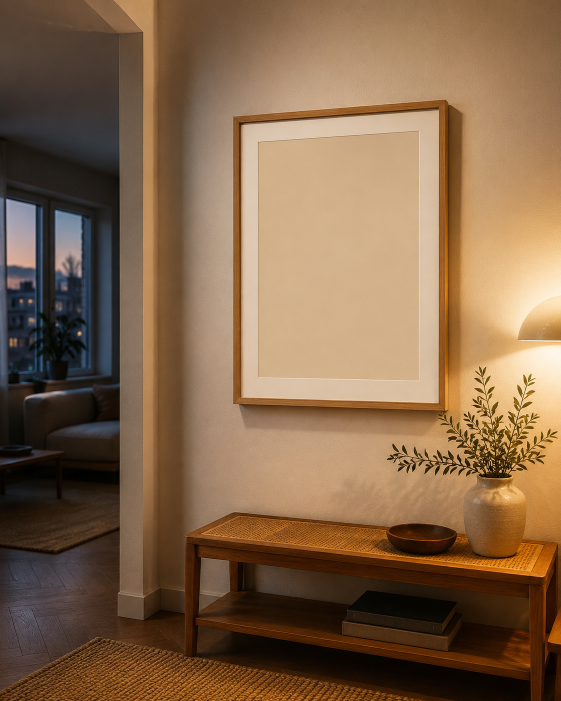
#> input picture workspace/3.png, 1122 x 1402 px (shown at 1/2 size)
$ python pure_auto_edgefinder.py
#> lines starting #> are read from the running program, lines starting #| are printed output that depends on the picture; after the words box and inside, x2 and y2 are one past the last pixel; in counts of white or black regions, pixels touching at a corner belong together
import json
import os
import cv2
import numpy as np


def sort_corners(points):
    """מיון 4 פינות בסדר קבוע: TL, TR, BR, BL"""
    points = points.reshape(4, 2)
    sorted_pts = np.zeros((4, 2), dtype="int32")

    s = points.sum(axis=1)
    sorted_pts[0] = points[np.argmin(s)]  # Top-Left
    sorted_pts[2] = points[np.argmax(s)]  # Bottom-Right

    diff = np.diff(points, axis=1)
    sorted_pts[1] = points[np.argmin(diff)]  # Top-Right
    sorted_pts[3] = points[np.argmax(diff)]  # Bottom-Left

    return sorted_pts


def find_all_mockup_layers(image_path, output_json_path="corners.json"):
    # 1. טעינת התמונה המקורית
#> called with image_path = 'workspace/3.png', output_json_path = 'corners.json'
    img = cv2.imread(image_path)
#> img is the input picture: shape (1402, 1122, 3); mean B, G, R 73.2, 101.3, 130.8
    if img is None:
        print(f"שגיאה: לא ניתן לפתוח את הקובץ {image_path}")
        return

    h, w, _ = img.shape
    img_area = w * h

    # 2. עיבוד תמונה בסיסי לחילוץ קווים גיאומטריים חדים
    gray = cv2.cvtColor(img, cv2.COLOR_BGR2GRAY)
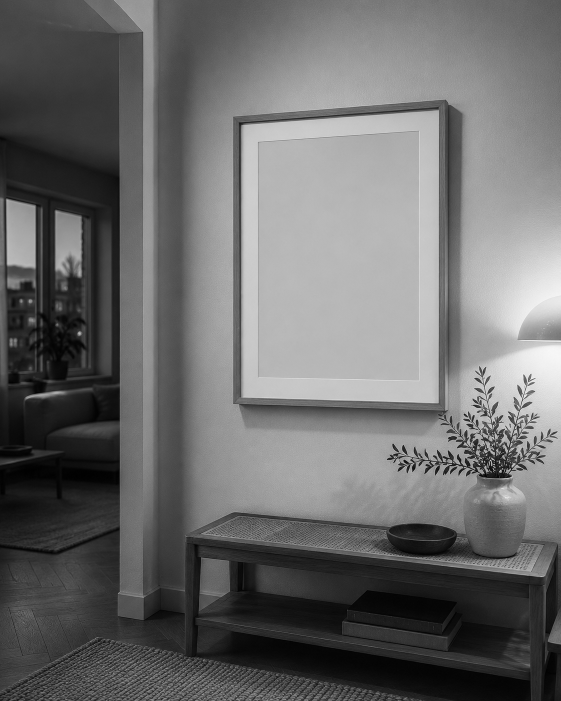
#> gray: shape (1402, 1122) (shown at 1/2 size); min 0, max 255, mean 106.9
    blurred = cv2.GaussianBlur(gray, (5, 5), 0)
    edged = cv2.Canny(blurred, 50, 150)
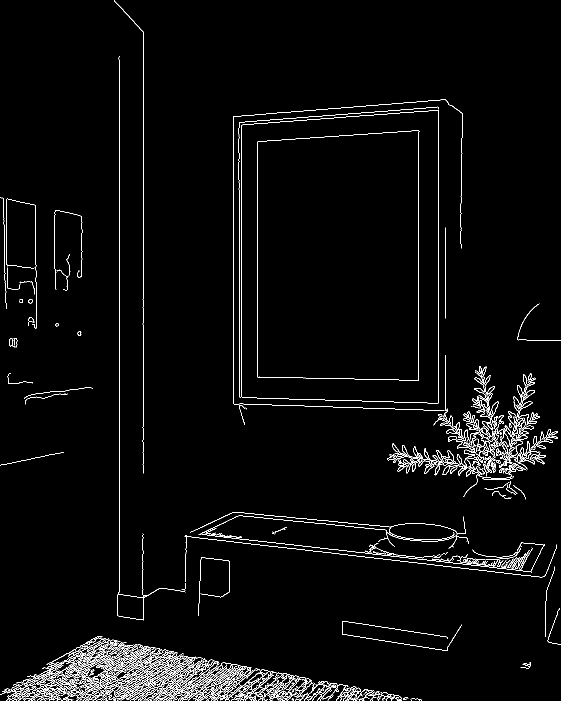
#> edged: shape (1402, 1122) (shown at 1/2 size); 2.8% white in thin lines or dots

    kernel = cv2.getStructuringElement(cv2.MORPH_RECT, (3, 3))
    dilated = cv2.dilate(edged, kernel, iterations=1)
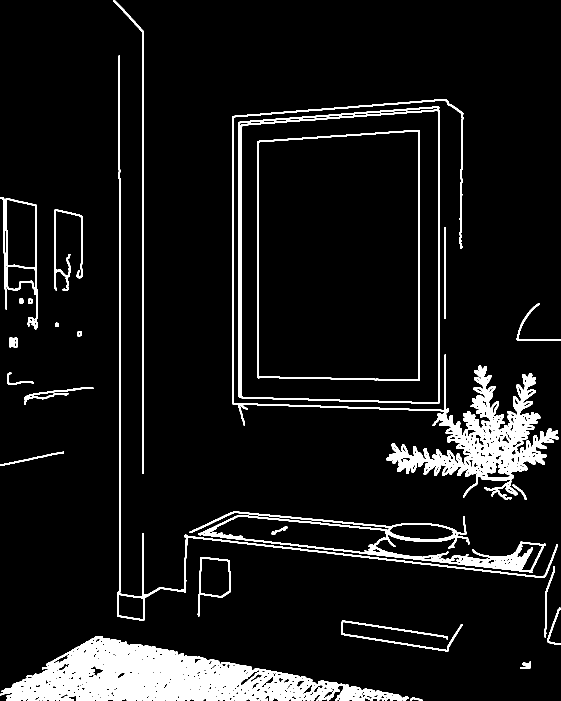
#> dilated: shape (1402, 1122) (shown at 1/2 size); 8.3% white; 31 white regions

    # 3. מציאת קווי מתאר ומציאת מרובעים בלבד
    contours, _ = cv2.findContours(
        dilated, cv2.RETR_LIST, cv2.CHAIN_APPROX_SIMPLE
    )
#> contours = 1129 contours, 914 with area under 20; largest, box (x1, y1, x2, y2) and area: (476, 212, 879, 808) 230067, (483, 221, 877, 806) 221522, (514, 260, 840, 762) 157921, (516, 262, 837, 760) 154616, (0, 1272, 818, 1402) 53810

    valid_rectangles = []
    for c in contours:
        peri = cv2.arcLength(c, True)
        approx = cv2.approxPolyDP(c, 0.02 * peri, True)

        if len(approx) == 4:
            area = cv2.contourArea(approx)
            # סינון לפי גודל יחסי במוקאפ
            if (img_area * 0.04) < area < (img_area * 0.90):
                x, y, box_w, box_h = cv2.boundingRect(approx)
                aspect_ratio = float(box_w) / box_h
                if 0.2 < aspect_ratio < 5.0:
                    valid_rectangles.append((area, approx))
#> this loop made 1129 passes
#> (peri, approx) on passes 1, 3, 4, 5, 6, 8, 10: (5.66, [[638, 1399], [639, 1398], [640, 1399], [639, 1400]]), (5.66, [[622, 1398], [623, 1397], [624, 1398], [623, 1399]]), (5.66, [[616, 1397], [617, 1396], [618, 1397], [617, 1398]]), (5.66, [[484, 1397], [485, 1396], [486, 1397], [485, 1398]]), (5.66, [[262, 1397], [263, 1396], [264, 1397], [263, 1398]]), (5.66, [[185, 1397], [186, 1396], [187, 1397], [186, 1398]]), (5.66, [[798, 1396], [799, 1395], [800, 1396], [799, 1397]])
#> after the loop, valid_rectangles = [(153607, [[835, 262], [836, 758], [517, 752], [516, 285]]), (157788, [[838, 260], [514, 282], [514, 755], [838, 761]]), (219648, [[874, 221], [876, 803], [484, 793], [483, 253]]), (228729.5, [[876, 212], [477, 244], [478, 795], [878, 806]])]

    if not valid_rectangles:
        print("[-] לא זוהו מרובעים גיאומטריים במוקאפ זה.")
        return

    # מיון המרובעים מהגדול ביותר (השכבה החיצונית) לקטן ביותר (השכבה הפנימית)
    valid_rectangles.sort(key=lambda x: x[0], reverse=True)

    # סינון מרובעים כפולים או כמעט זהים (הפרש של פחות מ-1.5% מהשטח)
    unique_layers = []
    for r in valid_rectangles:
        if not unique_layers or abs(r[0] - unique_layers[-1][0]) > (
            img_area * 0.015
        ):
            unique_layers.append(r)
#> this loop made 4 passes
#> r on passes 1 to 4: (228729.5, [[876, 212], [477, 244], [478, 795], [878, 806]]), (219648, [[874, 221], [876, 803], [484, 793], [483, 253]]), (157788, [[838, 260], [514, 282], [514, 755], [838, 761]]), (153607, [[835, 262], [836, 758], [517, 752], [516, 285]])
#> after the loop, unique_layers = [(228729.5, [[876, 212], [477, 244], [478, 795], [878, 806]]), (157788, [[838, 260], [514, 282], [514, 755], [838, 761]])]

    total_layers = len(unique_layers)
#> total_layers = 2
    print(f"[+] זוהו {total_layers} שכבות מרובעות פוטנציאליות במוקאפ.")
#| [+] זוהו 2 שכבות מרובעות פוטנציאליות במוקאפ.

    # פלטת צבעים קבועה לציור כל השכבות בו-זמנית (בסדר: ירוק, כחול, צהוב, סגול, אקווה)
    colors = [
        (0, 255, 0),
        (255, 0, 0),
        (0, 255, 255),
        (255, 0, 255),
        (255, 255, 0),
    ]
    current_idx = 0

    MAX_SCREEN_HEIGHT = 800

    # לולאת הממשק להחלפת שכבות
    while True:
        # יוצרים עותק נקי של התמונה המקורית בכל סיבוב
        img_res = img.copy()

        # א. ציור *כל* השכבות שנמצאו ברקע בצבעים שונים כדי שהמשתמש יראה אותן
        for i, layer in enumerate(unique_layers):
            color = colors[i % len(colors)]
            # עובי דק לשכבות הרקע
            cv2.drawContours(img_res, [layer[1]], -1, color, 2)
#> this loop made 2 passes
#> (layer, color) on passes 1 to 2: ((228729.5, [[876, 212], [477, 244], [478, 795], [878, 806]]), (0, 255, 0)), ((157788, [[838, 260], [514, 282], [514, 755], [838, 761]]), (255, 0, 0))
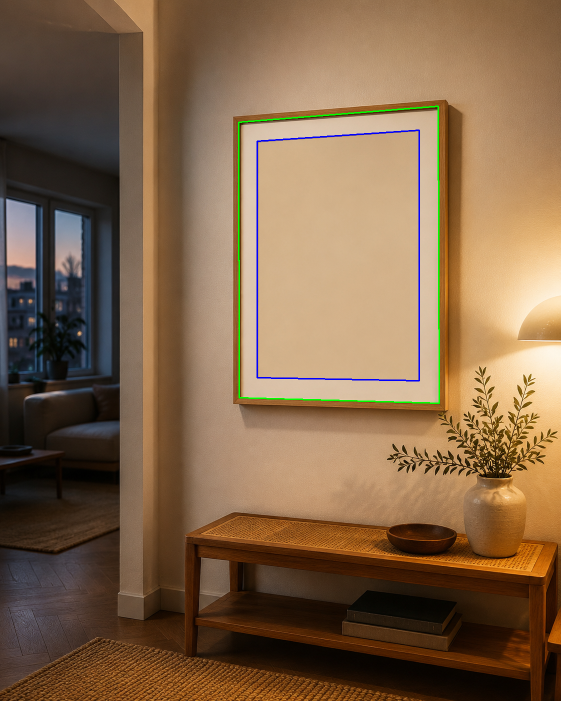
#> img_res: shape (1402, 1122, 3) (shown at 1/2 size); 0.68% of pixels changed, all inside (x1, y1, x2, y2) = (476, 211, 880, 808)

        # ב. הדגשת השכבה שנבחרה כרגע (קו אדום עבה במיוחד)
        selected_contour = unique_layers[current_idx][1]
#> selected_contour = [[876, 212], [477, 244], [478, 795], [878, 806]]
        cv2.drawContours(
            img_res, [selected_contour], -1, (0, 0, 255), 5
        )  # קו אדום עבה
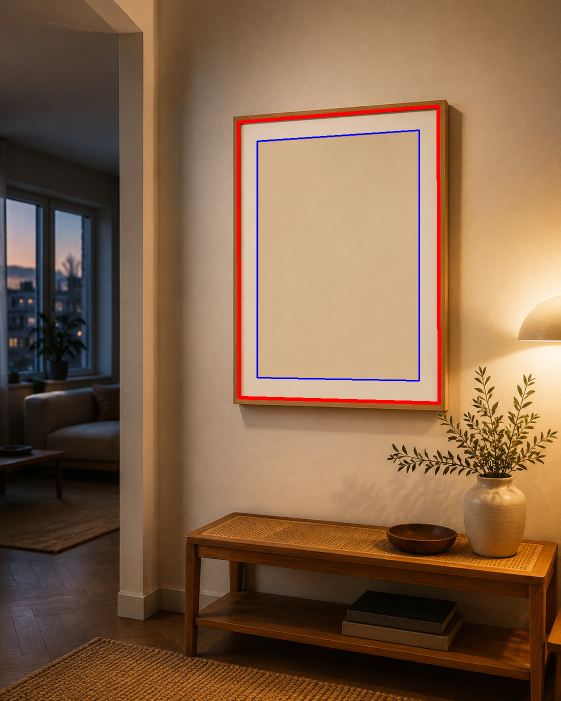
#> img_res: shape (1402, 1122, 3) (shown at 1/2 size); 0.86% of pixels changed, all inside (x1, y1, x2, y2) = (474, 209, 882, 810)

        # ג. חילוץ ומיון הפינות של השכבה הנבחרת לצורך הצגה ושמירה
        final_points = sort_corners(selected_contour)
#> in sort_corners, `s = points.sum(axis=1)`: s = [1088, 721, 1273, 1684]
#> in sort_corners, `diff = np.diff(points, axis=1)`: diff = [-664, -233, 317, -72]
#> final_points = [[477, 244], [876, 212], [878, 806], [478, 795]]
        json_data = [
            {"x": int(final_points[0][0]), "y": int(final_points[0][1])},  # TL
            {"x": int(final_points[1][0]), "y": int(final_points[1][1])},  # TR
            {"x": int(final_points[2][0]), "y": int(final_points[2][1])},  # BR
            {"x": int(final_points[3][0]), "y": int(final_points[3][1])},  # BL
        ]

        # ציור נקודות ומספרים על הפינות הנבחרות
        for idx, p in enumerate(json_data):
            cv2.circle(img_res, (p["x"], p["y"]), 8, (0, 0, 255), -1)
            cv2.putText(
                img_res,
                f"P{idx+1}",
                (p["x"] + 15, p["y"] + 15),
                cv2.FONT_HERSHEY_SIMPLEX,
                0.8,
                (0, 0, 0),
                2,
            )
#> this loop made 4 passes
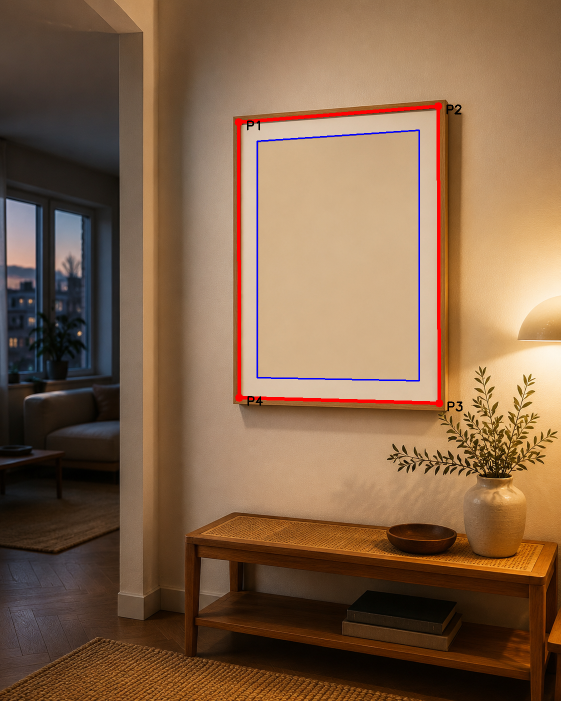
#> img_res: shape (1402, 1122, 3) (shown at 1/2 size); 0.09% of pixels changed, all inside (x1, y1, x2, y2) = (469, 204, 925, 823)

        # ד. כתיבת הנחיות טקסט על גבי התמונה
        layer_text = (
            "External Frame"
            if current_idx == 0
            else f"Inner Layer {current_idx}"
        )
        if current_idx == total_layers - 1 and total_layers > 1:
            layer_text = "Innermost Canvas (Artwork)"

        cv2.putText(
            img_res,
            f"Layer: {layer_text} ({current_idx + 1}/{total_layers})",
            (30, 40),
            cv2.FONT_HERSHEY_SIMPLEX,
            0.7,
            (255, 255, 255),
            4,
        )
        cv2.putText(
            img_res,
            f"Layer: {layer_text} ({current_idx + 1}/{total_layers})",
            (30, 40),
            cv2.FONT_HERSHEY_SIMPLEX,
            0.7,
            (0, 0, 255),
            2,
        )
        cv2.putText(
            img_res,
            "Press 'N' to switch layers | ESC to save & exit",
            (30, 70),
            cv2.FONT_HERSHEY_SIMPLEX,
            0.5,
            (255, 255, 255),
            3,
        )
        cv2.putText(
            img_res,
            "Press 'N' to switch layers | ESC to save & exit",
            (30, 70),
            cv2.FONT_HERSHEY_SIMPLEX,
            0.5,
            (0, 0, 0),
            1,
        )

        # ה. התאמה דינמית לגודל המסך (תצוגה בלבד)
        if h > MAX_SCREEN_HEIGHT:
            scale = MAX_SCREEN_HEIGHT / h
            img_display = cv2.resize(
                img_res,
                (int(w * scale), MAX_SCREEN_HEIGHT),
                interpolation=cv2.INTER_AREA,
            )
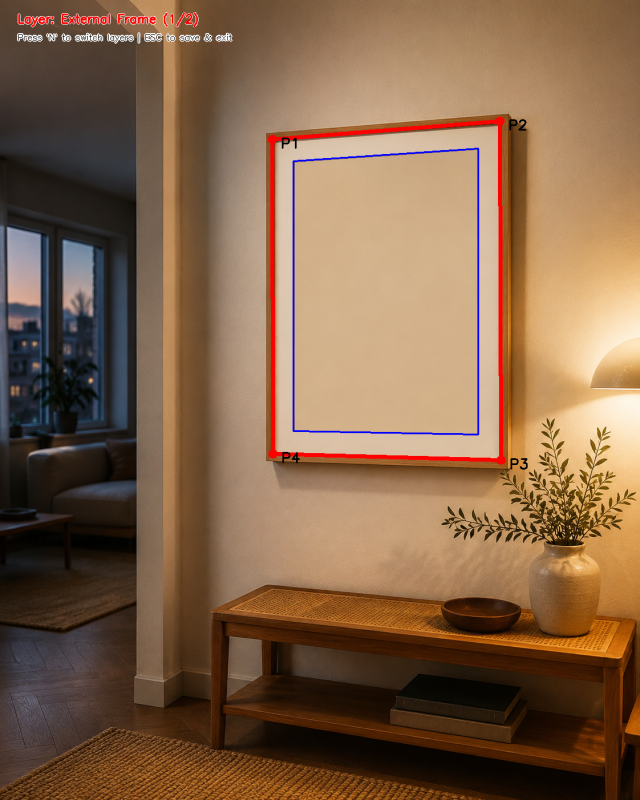
#> img_display: shape (800, 640, 3); mean B, G, R 73.3, 100, 131.4
        else:
            img_display = img_res

        # הצגה בחלון
        cv2.imshow("Multi-Layer Frame Selector", img_display)

        # ו. ניהול מקשים במקלדת
        key = cv2.waitKey(0) & 0xFF
#> (key Esc is pressed here)
        if key == 27:  # מקש ESC - שומר ויוצא
            with open(output_json_path, "w", encoding="utf-8") as f:
                json.dump(json_data, f, indent=2)
            print(f"\n✓ השכבה נשמרה בהצלחה ב-{output_json_path}!")
            print(json.dumps(json_data, indent=2))
#> (printed output is left out)
            break
        elif key == ord("n") or key == ord("N"):  # מעבר לשכבה הבאה
            current_idx = (current_idx + 1) % total_layers

        # בדיקה אם החלון נסגר עצמאית
        if (
            cv2.getWindowProperty("Multi-Layer Frame Selector", cv2.WND_PROP_VISIBLE)
            < 1
        ):
            break

    cv2.destroyAllWindows()


if __name__ == "__main__":
    # הגדר את המוקאפ המורכב שברצונך לבדוק כרגע
    target_image = "workspace/3.png"

    if os.path.exists(target_image):
        find_all_mockup_layers(target_image)
    else:
        print(f"הקובץ '{target_image}' לא נמצא בתיקיית הריצה שלך.")

$ run again, with workspace/1.png copied over workspace/3.png
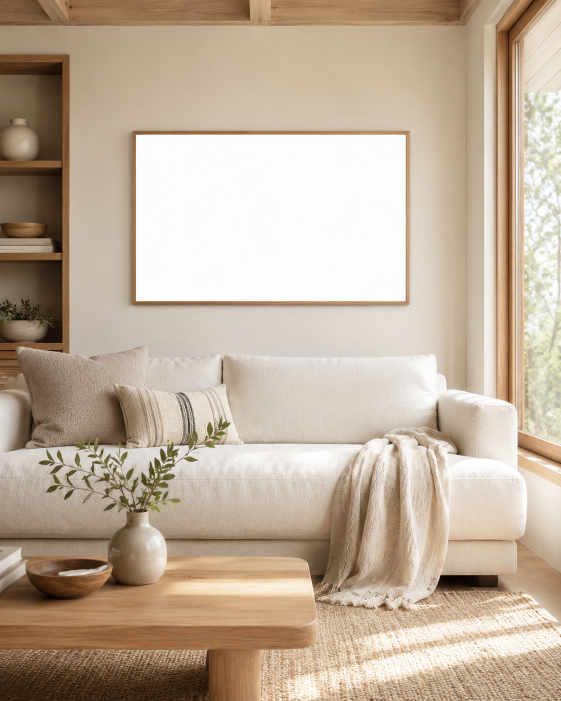
#> input picture workspace/1.png, 1122 x 1402 px (shown at 1/2 size)
#> in find_all_mockup_layers, img is the input picture: shape (1402, 1122, 3); mean B, G, R 155.3, 174.2, 191.7
#> edged: shape (1402, 1122); 4% white in thin lines or dots
#> dilated: shape (1402, 1122); 12.1% white; 62 white regions
#> contours = 1525 contours, 1152 with area under 20; largest, box (x1, y1, x2, y2) and area: (270, 268, 813, 604) 181566, (272, 270, 811, 602) 178068, (409, 907, 1122, 1402) 79346, (0, 774, 644, 1177) 43698, (856, 0, 1122, 1148) 23070
#> the loop in find_all_mockup_layers, `for c in contours:` made 1525 passes
#> (peri, approx) on passes 1 to 7: (5.66, [[528, 1399], [529, 1398], [530, 1399], [529, 1400]]), (5.66, [[1014, 1398], [1015, 1397], [1016, 1398], [1015, 1399]]), (5.66, [[887, 1398], [888, 1397], [889, 1398], [888, 1399]]), (5.66, [[780, 1398], [781, 1397], [782, 1398], [781, 1399]]), (5.66, [[588, 1398], [589, 1397], [590, 1398], [589, 1399]]), (5.66, [[529, 1398], [530, 1397], [531, 1398], [530, 1399]]), (5.66, [[895, 1397], [896, 1396], [897, 1397], [896, 1398]])
#> after the loop in find_all_mockup_layers, `for c in contours:`: valid_rectangles = [(176449.5, [[273, 271], [808, 270], [810, 599], [274, 601]]), (180797.5, [[271, 268], [271, 603], [812, 602], [811, 268]])]
#> the loop in find_all_mockup_layers, `for r in valid_rectangles:` made 2 passes
#> r on passes 1 to 2: (180797.5, [[271, 268], [271, 603], [812, 602], [811, 268]]), (176449.5, [[273, 271], [808, 270], [810, 599], [274, 601]])
#> after the loop in find_all_mockup_layers, `for r in valid_rectangles:`: unique_layers = [(180797.5, [[271, 268], [271, 603], [812, 602], [811, 268]])]
#> total_layers = 1
#| [+] זוהו 1 שכבות מרובעות פוטנציאליות במוקאפ.
#> the loop in find_all_mockup_layers, `for i, layer in enumerate(unique_layers):` made 1 pass
#> (layer, color) on pass 1: ((180797.5, [[271, 268], [271, 603], [812, 602], [811, 268]]), (0, 255, 0))
#> after the loop in find_all_mockup_layers, `for i, layer in enumerate(unique_layers):`:
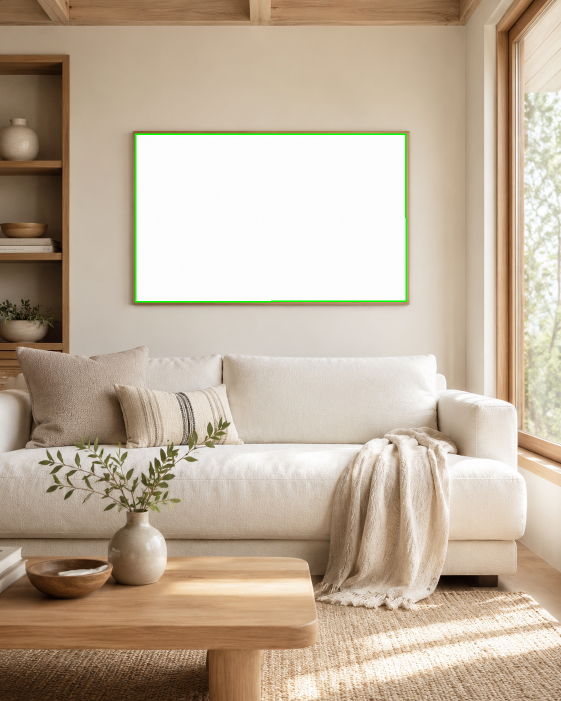
#> img_res: shape (1402, 1122, 3) (shown at 1/2 size); 0.33% of pixels changed, all inside (x1, y1, x2, y2) = (270, 267, 814, 605)
#> selected_contour = [[271, 268], [271, 603], [812, 602], [811, 268]]
#> s = [539, 874, 1414, 1079]
#> diff = [-3, 332, -210, -543]
#> final_points = [[271, 268], [811, 268], [812, 602], [271, 603]]
#> the loop in find_all_mockup_layers, `for idx, p in enumerate(json_data):` made 4 passes
#> in find_all_mockup_layers, `img_display = cv2.resize( img_res, (int(w * scale), MAX_SCREEN_HEIGHT)..`:
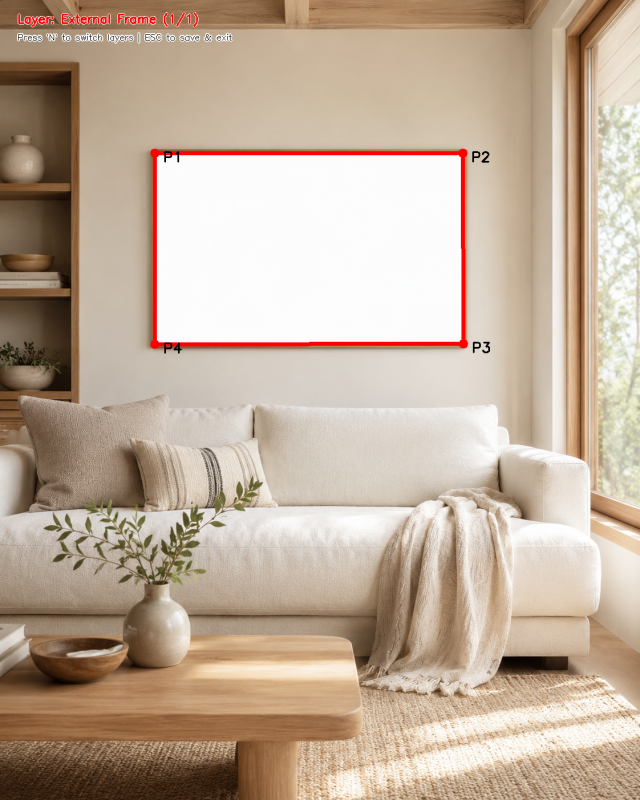
#> img_display: shape (800, 640, 3); mean B, G, R 154.1, 172.8, 192.3
#> (printed output is left out)
